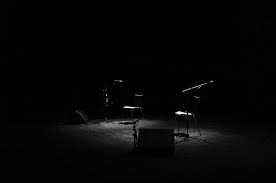
#> input picture Lecture Code Work/Task 2/download.jpg, 276 x 183 px
$ jupyter execute Untitled.ipynb
#> lines starting #> are read from the running program, lines starting #| are printed output that depends on the picture
[cell 1]
import numpy as np
import cv2
from matplotlib import pyplot as plt
from matplotlib import image as image
import easygui

[cell 2]
I = image.imread("download.jpg")
#> I is the input picture: shape (183, 276, 3); min 0, max 255, mean 5.8

[cell 3]
G = cv2.cvtColor(I,cv2.COLOR_BGR2GRAY)
Values = G.ravel()

H = cv2.equalizeHist(G)
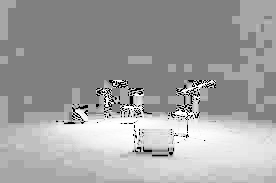
#> H: shape (183, 276); min 0, max 255, mean 160.7
H = cv2.cvtColor(H,cv2.COLOR_GRAY2BGR)
#> H: shape (183, 276, 3)
plt.imshow(H)

[cell 4]
def draw(evemt ,x, y, flags, param):

    cv2.imshow("image",draw)
    cv2.setMouseCallback("img",draw)
    while(True):
        k = cv2.waitKey(33)
        if k == -1:  # if no key was pressed, -1 is returned
            continue
        else:
            break
    cv2.destroyWindow('img')

[cell 5]
fig, ax = plt.subplots()
ax.plot(2,2)
def onclick():
    plt.subplot(212)
    plt.imshow(img2)
    plt.show()


cid = fig.canvas.mpl_connect('button_press_event', onclick)
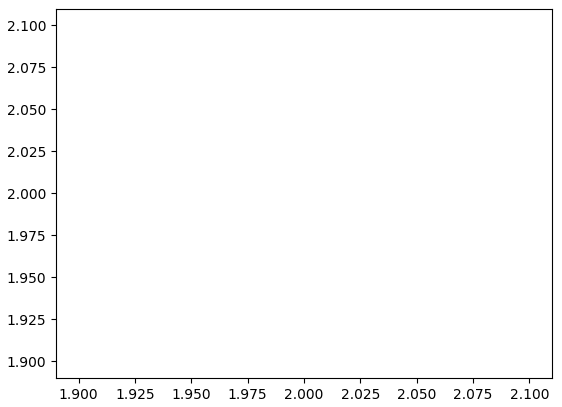
#> figure drawn by matplotlib, 1 panel
